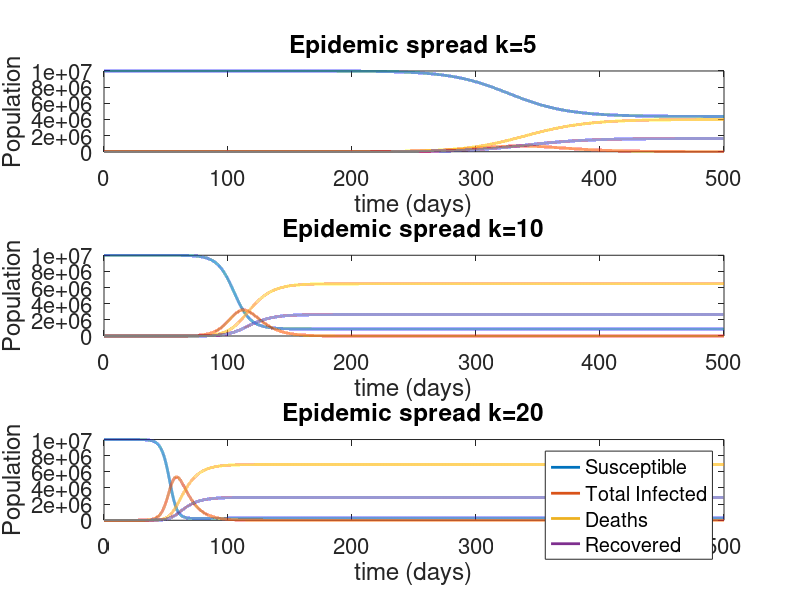

Recreate this plot in MATLAB.
clear 
close all

set(0,'DefaultAxesFontSize',16);

total_time=500;
dt=1e-2;
N= total_time/dt;

No=1e7 ; % total population

%params

k=[5 10 20]; % mean number of infection probable contacts
b=0.06; % prob that a contact leads to infect
q=0.01; % frac of Sus moving to quarantine[either expo or quarantined]
u=0.1; % frac of ret of non inf qua to susecpti
p=1/5; % frac exp to infec 
m=0.0975;   % rate of death
w=0.0625;   % fraction of Infectious undetected (or quarantined) who move to isolation
nu=0.04;    % rate of recovery

% loop for all values of k
for j = 1:length(k)

    % susceptible
    sus= zeros(N,1);
    sus(1)= No-1;

    % susceptible quarantined
    sus_qua= zeros(N,1);

    % exposed
    expo= zeros(N,1);

    % exposed quarantined
    expo_qua= zeros(N,1);

    % infectious undetected
    inf_und= zeros(N,1);
    inf_und(1)= 1;

    % infectious quarantined
    inf_qua= zeros(N,1);

    % infectious detected and isolated
    inf_det= zeros(N,1);

    % dead
    dead= zeros(N,1);

    % recovered
    reco= zeros(N,1);

    time= zeros(N,1);

    % loop over time
    for i = 1:(N-1)

        SI = k(j)*b*inf_und(i)*sus(i)/No;     
        sus(i+1)= sus(i) +dt*(-SI - q*k(j)*(1-b)*inf_und(i)*sus(i)/No + u*sus_qua(i)) ;   

        sus_qua(i+1)= sus_qua(i) + dt*(q*k(j)*(1-b)*inf_und(i)*sus(i)/No - u*sus_qua(i));

        expo(i+1)= expo(i) +dt*((1-q)*SI - p*expo(i)) ;

        expo_qua(i+1)= expo_qua(i) + dt*(q*SI- p*expo_qua(i));

        inf_und(i+1)= inf_und(i) +dt*(p*expo(i) - (m+w+nu)*inf_und(i)); 

        inf_qua(i+1)= inf_qua(i) +dt*(p*expo_qua(i) - (m+w+nu)*inf_qua(i));

        inf_det(i+1)= inf_det(i)+ dt*(w*(inf_qua(i) + inf_und(i)) - (m+nu)*inf_det(i));


        dead(i+1)= dead(i) + dt*(m*(inf_qua(i)+ inf_und(i) + inf_det(i)));
        reco(i+1)= reco(i) +dt*(nu*(inf_qua(i)+ inf_und(i) + inf_det(i)));

        time(i+1)= time(i) +dt;

    end



    subplot(3,1,j), plot(time,sus, 'LineWidth',2);
    title(['Epidemic spread k=' int2str(k(j))]);
    xlabel('time (days)')
    ylabel('Population')

    hold on
    subplot(3,1,j), plot(time,(expo+expo_qua+inf_und+inf_qua+inf_det),'LineWidth',2);

    hold on
    subplot(3,1,j), plot(time,dead, 'LineWidth',2);

    hold on
    subplot(3,1,j), plot(time,reco, 'LineWidth',2);
    
end

legend('Susceptible', 'Total Infected', 'Deaths', 'Recovered');